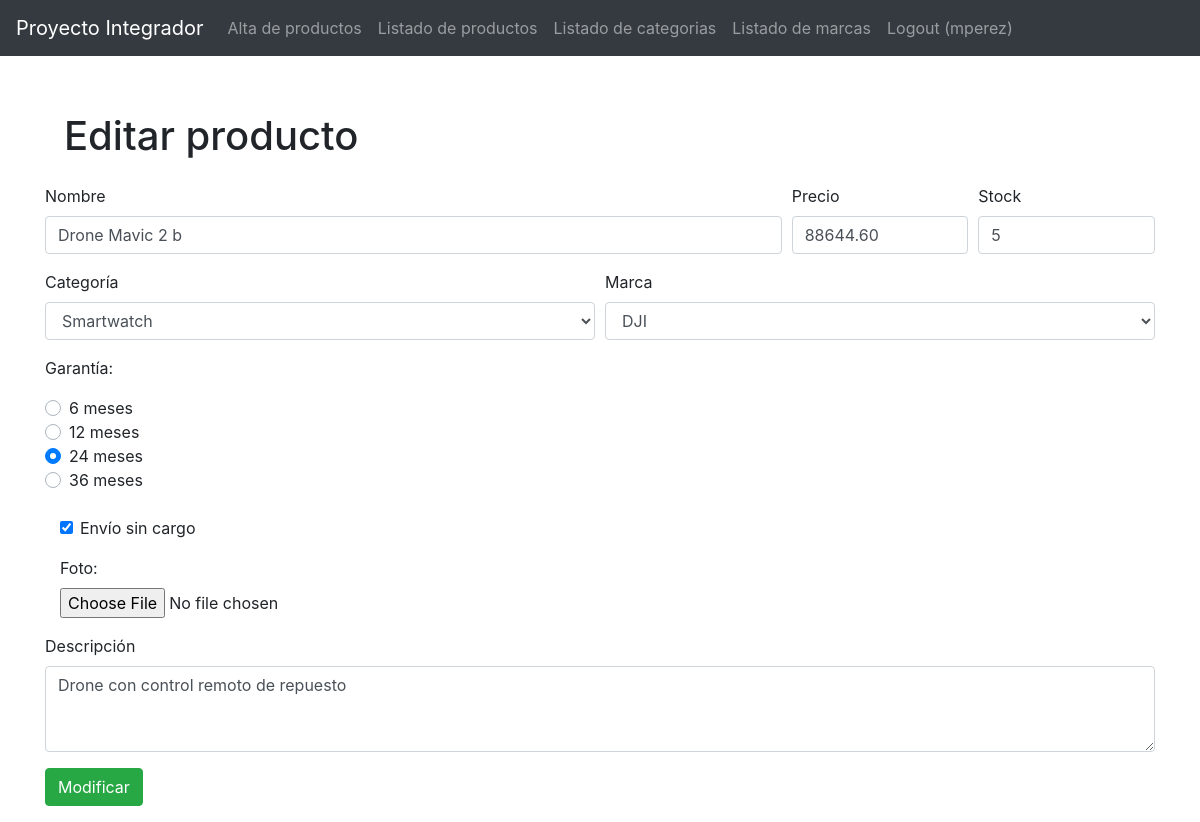
Page /productos_alta.php?id_producto=120 (signed in) on the committed database.
### tables this page shows
CREATE TABLE `productos` (
  `id_producto` int(11) NOT NULL,
  `nombre` varchar(50) NOT NULL,
  `id_categoria` int(10) UNSIGNED NOT NULL,
  `id_marca` int(11) NOT NULL,
  `precio` decimal(8,2) UNSIGNED NOT NULL,
  `stock` int(10) UNSIGNED NOT NULL,
  `garantia` tinyint(3) UNSIGNED NOT NULL,
  `detalles` varchar(3000) DEFAULT NULL,
  `envio` tinyint(1) DEFAULT NULL,
  `foto` varchar(100) DEFAULT NULL
);

CREATE TABLE `categorias` (
  `id_categoria` int(10) UNSIGNED NOT NULL,
  `nombre` varchar(50) NOT NULL
);

CREATE TABLE `marcas` (
  `id_marca` int(11) NOT NULL,
  `nombre` varchar(45) NOT NULL,
  `sitio_web` varchar(150) DEFAULT NULL,
  `telefono` varchar(45) DEFAULT NULL,
  `observaciones` varchar(1000) DEFAULT NULL
);

### productos_alta.php (called while the page is built, shortened)
<?php
    $nombre = '';
    $precio = '';
    $stock = '';
    $marca = '';
    $envio = '0';
    if($envio !== '1'){
        $envio = '0';
    }
    $detalles = '';
    $textoBoton = 'Dar de alta';
    if(isset($_GET['id_producto'])){
        $textoBoton = 'Modificar';
        $link = mysqli_connect(DB_HOST, DB_USER, DB_PASSWORD, DB_DATABASE);
        mysqli_set_charset($link, DB_CHARSET);
        $sql =  'SELECT * FROM productos WHERE id_producto = ' . $_GET['id_producto'];
        $rs = mysqli_query($link, $sql);
        $producto = mysqli_fetch_assoc($rs);
        $nombre = $producto['nombre'];
        $precio = $producto['precio'];
        $stock = $producto['stock'];
        $marca = $producto['id_marca'];
        $envio = $producto['envio'];
        $detalles = $producto['detalles'];
   }
    require_once 'encabezado.php';
require_once 'productos_alta_form.php';
require_once 'pie.php';

### productos_alta_form.php (the view, shortened to what this page needs)
<form method="POST" enctype="multipart/form-data">
    <div class="form-row">
        <div class="form-group col-md-8">
            <label for="nombre">Nombre</label>
            <input type="text" class="form-control" id="nombre" name="nombre" autofocus value="<?= $nombre ?>">
        </div>
        <div class="form-group col-md-2">
            <label for="precio">Precio</label>
            <input type="text" class="form-control" id="precio" name="precio" value="<?= $precio ?>">
        </div>
        <div class="form-group col-md-2">
            <label for="stock">Stock</label>
            <input type="text" class="form-control" id="stock" name="stock" value="<?= $stock ?>">
        </div>
    </div>
    <div class="form-row">
        <div class="form-group col-md-6">
            <label for="categoria">Categoría</label>
            <select id="categoria" name="categoria" class="form-control">
                <?php
                $link = mysqli_connect(DB_HOST, DB_USER, DB_PASSWORD, DB_DATABASE);
                mysqli_set_charset($link, DB_CHARSET);
                $sql = 'SELECT * FROM categorias ORDER BY nombre';
                $rs = mysqli_query($link, $sql);
                while ($fila = mysqli_fetch_assoc($rs)) {
                ?>
                <option value="<?= $fila['id_categoria'] ?>" <?php if($marca==$fila['id_categoria']){echo 'selected';}?>><?= $fila['nombre'] ?></option>
                <?php
                }
                ?>
            </select>
        </div>
        <div class="form-group col-md-6">
            <label for="marca">Marca</label>
            <select id="marca" name="marca" class="form-control">
                <?php
                $rs = mysqli_query($link, 'SELECT * FROM marcas ORDER BY nombre');
                while ($fila = mysqli_fetch_assoc($rs)) {
                ?>
                <option value="<?= $fila['id_marca'] ?>"<?php if($marca==$fila['id_marca']){echo 'selected';}?>><?= $fila['nombre'] ?></option>
                <?php
                }
                ?>
            </select>
        </div>
    </div>
    <p>Garantía:</p>
    <div class="custom-control custom-radio">
        <label class="custom-control-label" for="garantia6meses">6 meses</label>
    </div>
        <div class="custom-control custom-radio">
        <label class="custom-control-label" for="garantia12meses">12 meses</label>
    </div>
    <div class="custom-control custom-radio">
        <label class="custom-control-label" for="garantia24meses">24 meses</label>
    </div>
    <div class="custom-control custom-radio">
        <label class="custom-control-label" for="garantia36meses">36 meses</label>
    </div>
    <br>
    <div class='container'>
        <div class="form-group">
            <div class="form-check">
                <input class="form-check-input" value='1'
                    <?php if ($envio === '1') {echo 'checked';} ?>
                    type="checkbox" id="envio" name="envio">
                <label class="form-check-label" for="envio">
                Envío sin cargo
                </label>
            </div>
        </div>
        <?php if(!isset($foto)):?>
        <div class="form-group">
            <label for="foto">Foto:</label>
            <input type="file" class="form-control-file" id="foto" name="foto">
        </div>
        <?php endif ?>
    </div>
    <div class="form-group">
        <label for="detalles">Descripción</label>
        <textarea class="form-control" id="detalles" name="detalles" rows="3"><?= $detalles ?></textarea>
    </div>
    <div class='my-3'>
        <input type="submit" class="btn btn-success" name='submit' value="<?= $textoBoton ?>">
    </div>
</form>

### css/estilos.css (style rules this page uses)
body { padding-top: 5rem; }

### rows in the picture
productos: nombre "Drone Mavic 2 b", precio "88644.60", stock "5", categoria "Smartwatch", marca "DJI", envio "☑", detalles "Drone con control remoto de repuesto"

### other values in the picture
$titulo "Editar producto"
$usuario_logueado "mperez"
